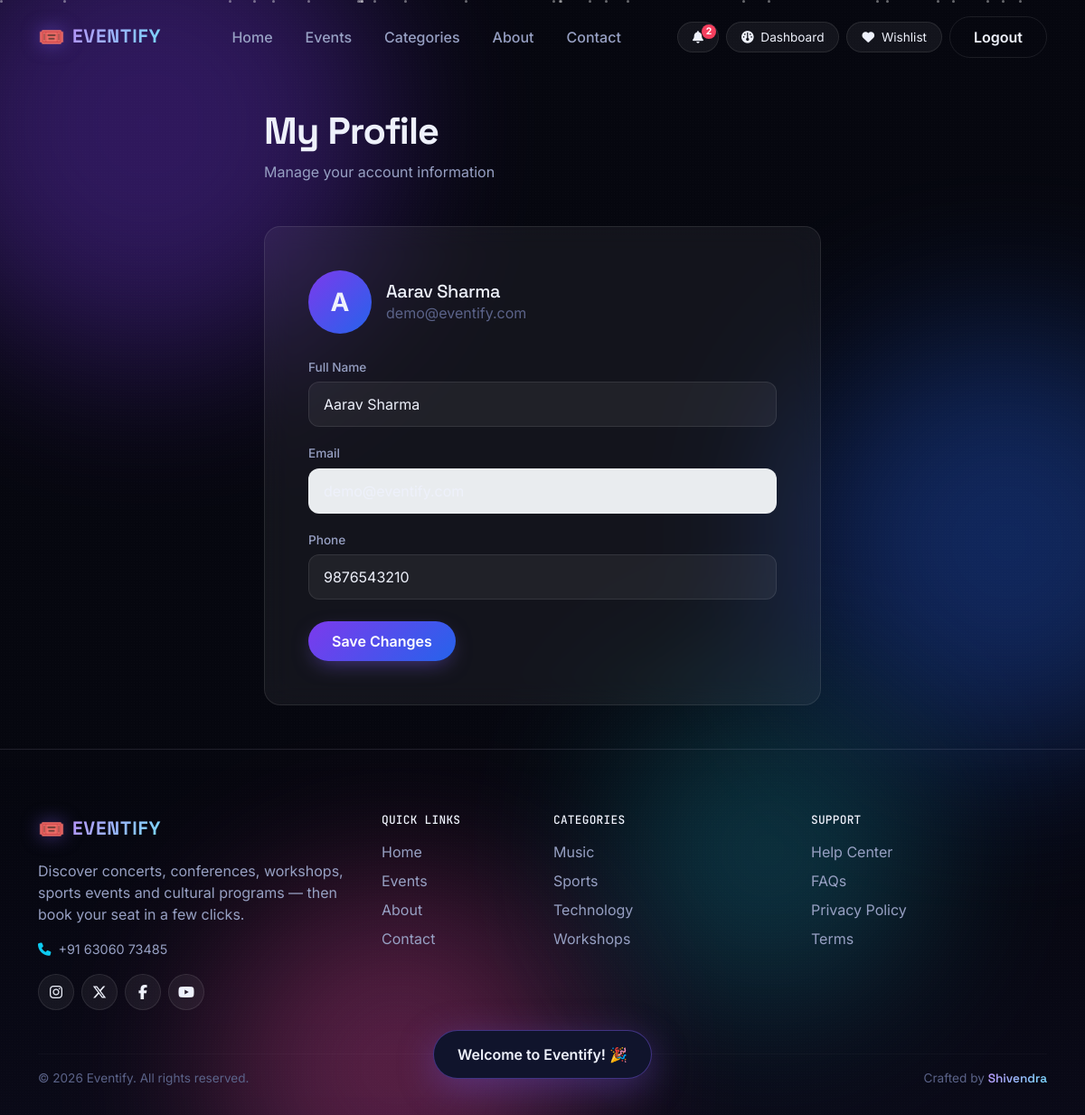
Screenshot of /profile (signed in) with the database file from the repository.
### models.py (models this page shows, shortened)
class User(UserMixin, db.Model):
    __tablename__ = "users"
    id = db.Column(db.Integer, primary_key=True)
    name = db.Column(db.String(120), nullable=False)
    email = db.Column(db.String(120), unique=True, nullable=False)
    phone = db.Column(db.String(20))
    password_hash = db.Column(db.String(255), nullable=False)
    role = db.Column(db.String(20), default="user")  # user | admin
    status = db.Column(db.String(20), default="active")  # active | disabled
    created_at = db.Column(db.DateTime, default=lambda: datetime.now(timezone.utc))
    bookings = db.relationship("Booking", back_populates="user", foreign_keys="Booking.user_id", lazy=True)
    wishlist_items = db.relationship("Wishlist", backref="user", lazy=True)
    @property
    def is_admin(self):
        return self.role == "admin"

### app.py (the view)
@app.route("/profile", methods=["GET", "POST"])
@login_required
def profile():
    if request.method == "POST":
        current_user.name = request.form.get("name", current_user.name).strip()
        current_user.phone = request.form.get("phone", current_user.phone).strip()
        db.session.commit()
        flash("Profile updated successfully.", "success")
        return redirect(url_for("profile"))
    return render_template("profile.html")

### app.py (called while the page is built)
@login_manager.user_loader
def load_user(user_id):
    return db.session.get(User, int(user_id))

def get_todays_bookings(user):
    if not user or not user.is_authenticated or getattr(user, "is_admin", False):
        return []
    today = date.today()
    return (Booking.query.join(Event)
            .filter(Booking.user_id == user.id, Booking.status == "confirmed", Event.date == today)
            .all())

@app.context_processor
def inject_globals():
    celebrate_login = session.pop("celebrate_login", False)
    todays_bookings = get_todays_bookings(current_user) if current_user.is_authenticated else []
    return {
        "current_year": datetime.now(timezone.utc).year,
        "celebrate_login": celebrate_login,
        "todays_bookings": todays_bookings,
        "today": date.today(),
    }

### templates/profile.html (shortened to what this page needs)
{% extends "base.html" %}
{% block content %}
<section style="padding-top:120px;" class="pb-5">
  <div class="container" style="max-width:640px;">
    <div class="mb-5" data-aos="fade-up">
      <h2 class="section-title">My Profile</h2>
      <p class="text-dim">Manage your account information</p>
    </div>
    <div class="glass-card p-4 p-md-5" data-aos="fade-up">
      <div class="d-flex align-items-center gap-3 mb-4">
        <div class="rounded-circle d-flex align-items-center justify-content-center fs-3 fw-bold" style="width:70px;height:70px;background:var(--grad-primary);">
          {{ current_user.name[0] }}
        </div>
        <div>
          <h5 class="mb-0">{{ current_user.name }}</h5>
          <span class="text-faint">{{ current_user.email }}</span>
        </div>
      </div>
      <form method="post">
        <div class="mb-3">
          <label class="form-label-glass">Full Name</label>
          <input type="text" name="name" value="{{ current_user.name }}" class="form-control form-control-glass">
        </div>
        <div class="mb-3">
          <label class="form-label-glass">Email</label>
          <input type="email" value="{{ current_user.email }}" class="form-control form-control-glass" disabled>
        </div>
        <div class="mb-4">
          <label class="form-label-glass">Phone</label>
          <input type="tel" name="phone" value="{{ current_user.phone or '' }}" class="form-control form-control-glass">
        </div>
        <button type="submit" class="btn btn-glow">Save Changes</button>
      </form>
    </div>
  </div>
</section>
{% endblock %}

### static/css/style.css (style rules this page uses)
:root { --void: #06070f; --navy: #0b0e21; --navy-2: #10142c; --purple: #7c3aed; --blue: #2563eb; --cyan: #22d3ee; --pink: #ec4899; --glass: rgba(255, 255, 255, 0.055); --glass-strong: rgba(255, 255, 255, 0.09); --border: rgba(255, 255, 255, 0.09); --border-glow: rgba(124, 92, 237, 0.45); --text: #eef1fb; --text-dim: #97a0c3; --text-faint: #5b6389; --success: #22c55e; --danger: #f43f5e; --warning: #f59e0b; --grad-primary: linear-gradient(135deg, var(--purple), var(--blue)); --grad-warm: linear-gradient(135deg, var(--pink), var(--purple)); --grad-cool: linear-gradient(135deg, var(--blue), var(--cyan)); --grad-text: linear-gradient(120deg, #b794f6, #7dd3fc, #f0abfc); --radius-lg: 26px; --radius-md: 18px; --radius-sm: 12px; --font-display: "Space Grotesk", sans-serif; --font-body: "Inter", sans-serif; --font-mono: "JetBrains Mono", monospace; }
* { box-sizing: border-box; }
html { scroll-behavior: smooth; }
body { background: var(--void); color: var(--text); font-family: var(--font-body); overflow-x: hidden; position: relative; }
h1, h2, h3, h4, h5, .display-font { font-family: var(--font-display); letter-spacing: -0.02em; }
.text-dim { color: var(--text-dim); }
.text-faint { color: var(--text-faint); }
.glass-card { background: var(--glass); backdrop-filter: blur(16px); -webkit-backdrop-filter: blur(16px); border: 1px solid var(--border); border-radius: var(--radius-md); transition: transform .4s cubic-bezier(.2,.8,.2,1), box-shadow .4s ease, border-color .4s ease; }
.btn-glow { background: var(--grad-primary); color: #fff !important; border: none; border-radius: 100px; padding: 10px 26px; font-weight: 600; position: relative; overflow: hidden; transition: transform .3s ease, box-shadow .3s ease; box-shadow: 0 8px 25px -8px rgba(124,92,237,0.6); }
.section-title { font-size: clamp(1.8rem, 3.5vw, 2.6rem); font-weight: 700; }
.form-control-glass, .form-select-glass { background: var(--glass); border: 1px solid var(--border); border-radius: var(--radius-sm); color: var(--text); padding: 12px 16px; transition: all .25s ease; }
.form-control-glass::placeholder { color: var(--text-faint); }
label.form-label-glass { font-size: 0.85rem; color: var(--text-dim); margin-bottom: 6px; font-weight: 500; }
.btn-glow { position: relative; overflow: hidden; }
.btn-glow::after { content: ""; position: absolute; top: 0; left: -60%; width: 40%; height: 100%; background: linear-gradient(120deg, transparent, rgba(255,255,255,0.25), transparent); transform: skewX(-20deg); transition: left .6s ease; }

### rows the page displays
User: name "A", name "Aarav Sharma", email "demo@eventify.com", phone "9876543210"

### other values shown
{{ todays_bookings|length }} "2"
